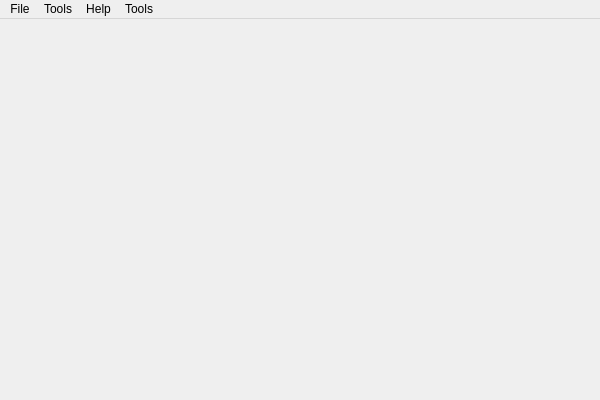
<?xml version="1.0" encoding="UTF-8"?>
<ui version="4.0">
 <class>MainWindow</class>
 <widget class="QMainWindow" name="MainWindow">
  <property name="geometry">
   <rect>
    <x>0</x>
    <y>0</y>
    <width>600</width>
    <height>400</height>
   </rect>
  </property>
  <property name="windowTitle">
   <string>MainWindow</string>
  </property>
  <widget class="QWidget" name="centralWidget"/>
  <widget class="QMenuBar" name="menuBar">
   <property name="geometry">
    <rect>
     <x>0</x>
     <y>0</y>
     <width>600</width>
     <height>24</height>
    </rect>
   </property>
   <widget class="QMenu" name="menuFile">
    <property name="title">
     <string>File</string>
    </property>
    <widget class="QMenu" name="menuExport">
     <property name="enabled">
      <bool>false</bool>
     </property>
     <property name="title">
      <string>Export</string>
     </property>
     <addaction name="actionTo_image"/>
    </widget>
    <addaction name="actionNew"/>
    <addaction name="actionOpen"/>
    <addaction name="actionSave"/>
    <addaction name="actionSave_as"/>
    <addaction name="actionSave_all"/>
    <addaction name="separator"/>
    <addaction name="menuExport"/>
    <addaction name="actionImport"/>
    <addaction name="separator"/>
    <addaction name="actionClose"/>
    <addaction name="actionClose_All"/>
    <addaction name="actionClose_Project"/>
    <addaction name="actionClose_Others"/>
    <addaction name="separator"/>
   </widget>
   <widget class="QMenu" name="menuHelp">
    <property name="title">
     <string>Help</string>
    </property>
    <addaction name="actionAbout"/>
    <addaction name="actionAbout_Qt"/>
    <addaction name="actionFeedback"/>
    <addaction name="actionGuide"/>
   </widget>
   <widget class="QMenu" name="menuTools">
    <property name="title">
     <string>Tools</string>
    </property>
    <addaction name="actionSettings"/>
   </widget>
   <widget class="QMenu" name="menuTools_2">
    <property name="title">
     <string>Tools</string>
    </property>
    <addaction name="actionHistory"/>
    <addaction name="actionMini_map"/>
   </widget>
   <addaction name="menuFile"/>
   <addaction name="menuTools"/>
   <addaction name="menuHelp"/>
   <addaction name="menuTools_2"/>
  </widget>
  <action name="actionNew">
   <property name="text">
    <string>New</string>
   </property>
   <property name="shortcut">
    <string>Ctrl+N</string>
   </property>
  </action>
  <action name="actionOpen">
   <property name="text">
    <string>Open</string>
   </property>
   <property name="shortcut">
    <string>Ctrl+O</string>
   </property>
  </action>
  <action name="actionSave">
   <property name="text">
    <string>Save</string>
   </property>
   <property name="shortcut">
    <string>Ctrl+S</string>
   </property>
  </action>
  <action name="actionSave_as">
   <property name="text">
    <string>Save as</string>
   </property>
   <property name="shortcut">
    <string>Ctrl+Shift+S</string>
   </property>
  </action>
  <action name="actionExit">
   <property name="text">
    <string>Exit</string>
   </property>
   <property name="shortcut">
    <string>Ctrl+Q</string>
   </property>
  </action>
  <action name="actionAbout">
   <property name="text">
    <string>About ...</string>
   </property>
   <property name="shortcut">
    <string>F1</string>
   </property>
  </action>
  <action name="actionImport">
   <property name="enabled">
    <bool>false</bool>
   </property>
   <property name="text">
    <string>Import</string>
   </property>
  </action>
  <action name="actionTo_image">
   <property name="text">
    <string>Image</string>
   </property>
  </action>
  <action name="actionAbout_Qt">
   <property name="text">
    <string>About Qt ...</string>
   </property>
  </action>
  <action name="actionSave_all">
   <property name="text">
    <string>Save all</string>
   </property>
   <property name="shortcut">
    <string/>
   </property>
  </action>
  <action name="actionClose_All">
   <property name="text">
    <string>Close All</string>
   </property>
   <property name="shortcut">
    <string>Ctrl+Shift+W</string>
   </property>
   <property name="shortcutContext">
    <enum>Qt::WindowShortcut</enum>
   </property>
  </action>
  <action name="actionClose_Others">
   <property name="text">
    <string>Close Others</string>
   </property>
  </action>
  <action name="actionClose">
   <property name="text">
    <string>Close</string>
   </property>
   <property name="shortcut">
    <string>Ctrl+W</string>
   </property>
   <property name="shortcutContext">
    <enum>Qt::WindowShortcut</enum>
   </property>
  </action>
  <action name="actionFeedback">
   <property name="text">
    <string>Feedback</string>
   </property>
  </action>
  <action name="actionGuide">
   <property name="enabled">
    <bool>false</bool>
   </property>
   <property name="text">
    <string>Guide</string>
   </property>
  </action>
  <action name="actionView_ProjectManager">
   <property name="text">
    <string>Project Manager</string>
   </property>
  </action>
  <action name="actionNew_Project">
   <property name="text">
    <string>New Project</string>
   </property>
  </action>
  <action name="actionOpen_Project">
   <property name="text">
    <string>Open Project</string>
   </property>
  </action>
  <action name="actionSave_Project">
   <property name="text">
    <string>Save Project</string>
   </property>
  </action>
  <action name="actionClose_Project">
   <property name="text">
    <string>Close Project</string>
   </property>
  </action>
  <action name="actionSettings">
   <property name="text">
    <string>Settings</string>
   </property>
  </action>
  <action name="actionHistory">
   <property name="checkable">
    <bool>true</bool>
   </property>
   <property name="checked">
    <bool>true</bool>
   </property>
   <property name="text">
    <string>History</string>
   </property>
  </action>
  <action name="actionMini_map">
   <property name="checkable">
    <bool>true</bool>
   </property>
   <property name="checked">
    <bool>true</bool>
   </property>
   <property name="text">
    <string>Mini map</string>
   </property>
  </action>
 </widget>
 <layoutdefault spacing="6" margin="11"/>
 <resources/>
 <connections/>
</ui>
